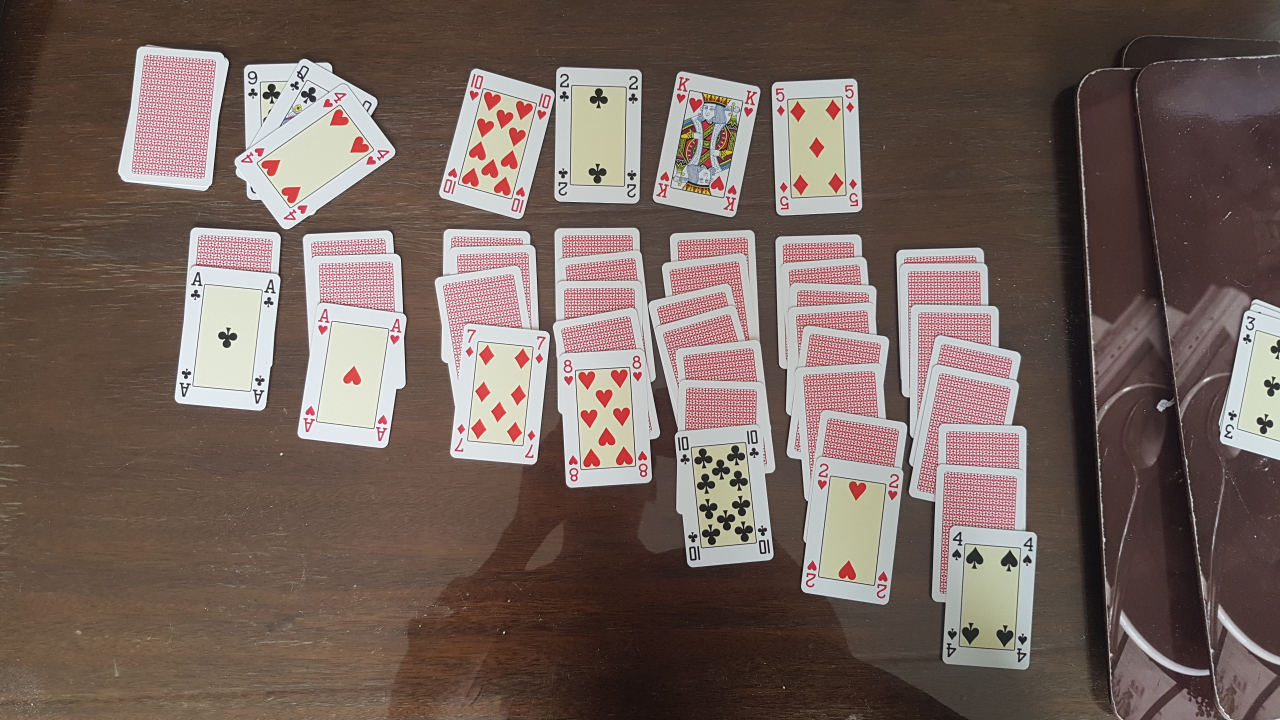
#> input picture ml_solitaire/solitaire.jpg, 2560 x 1440 px (shown at 1/2 size)
$ python -i transform720.py   (imports and definitions only)
#> lines starting #> are read from the running program, lines starting #| are printed output that depends on the picture; pictures that were not available may be replaced by others from this repository, and a replacement may not be noted
#Gruppe 15
#Christian Frost s184140
#Mikkel Lindtner s205421
#Nikolai Stein s205469
#Oliver Christensen s176352
#Søren Andersen s182881
#Tobias Kristensen s195458

import cv2
import math

def transform_720(img):
    #dimensions for image
    image720 = img
    height = image720.shape[0]
    width = image720.shape[1]

    #yellow square image
    yellow_square_path = 'ml_solitaire/yellow_square.png'
    yellow_square = cv2.imread(yellow_square_path)
    bg_height = yellow_square.shape[0]
    bg_width = yellow_square.shape[1]

    #gør input 720 bredde eller højde
    if((height < 720) and (width < 720)):
        scaledimg = image720

    elif(height==width):
        dimensioner = (720, 720)
        scaledimg = cv2.resize(image720, dimensioner, interpolation = cv2.INTER_AREA)

    #højt
    elif(height > width):
        scale = 720/height
        dimensioner = (math.floor(width*scale), 720)
        scaledimg = cv2.resize(image720, dimensioner, interpolation = cv2.INTER_AREA)

    #bredt
    elif(height < width):
        scale = 720/width
        dimensioner = (720, math.floor(height*scale))
        scaledimg = cv2.resize(image720, dimensioner, interpolation = cv2.INTER_AREA)


    img = scaledimg
    s_height, s_width, lort = scaledimg.shape

    yoff = round((bg_height-s_height)/2)
    xoff = round((bg_width-s_width)/2)

    result = yellow_square.copy()
    result[yoff:yoff+s_height, xoff:xoff+s_width] = scaledimg
    return cv2.cvtColor(result, cv2.COLOR_BGR2RGB)

>>> import cv2
>>> picture = cv2.imread('solitaire.jpg', cv2.IMREAD_GRAYSCALE)
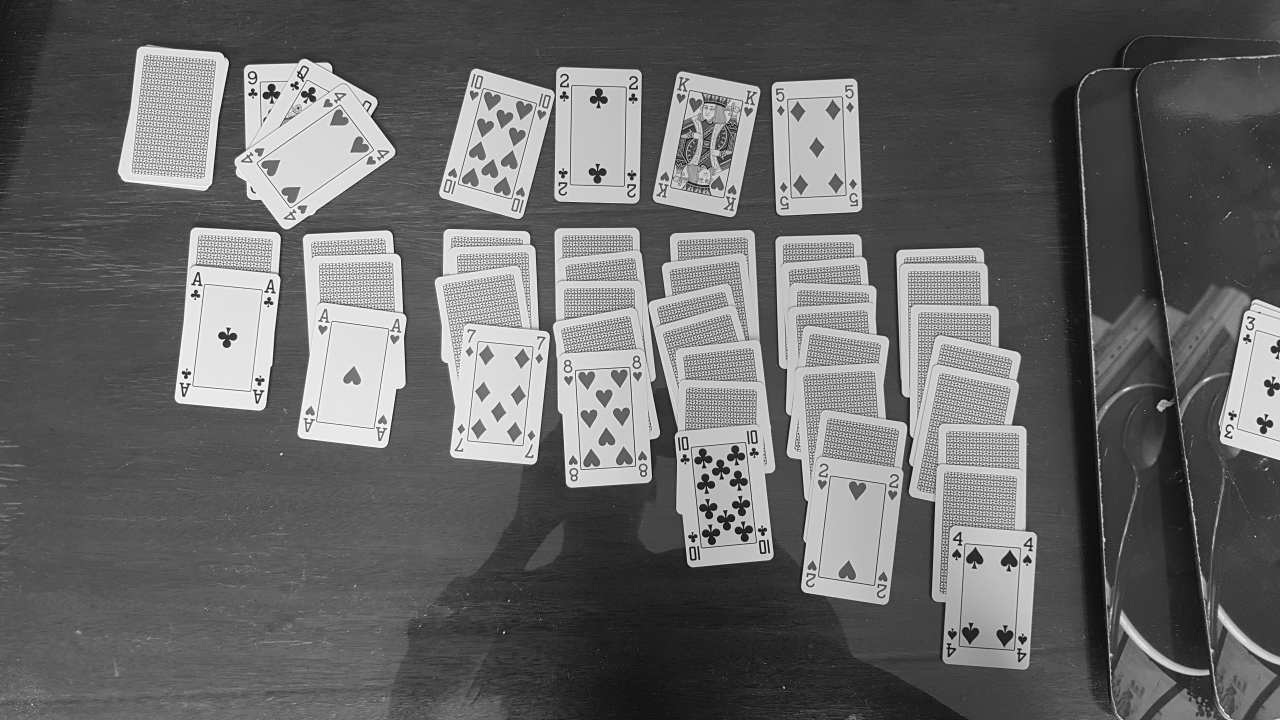
#> picture: shape (1440, 2560) (shown at 1/2 size); min 0, max 255, mean 104.1
>>> result = transform_720(picture)
#> in transform_720, yellow_square is the input picture: shape (1440, 2560, 3); mean B, G, R 92.9, 99.8, 116.8
#> in transform_720, `scaledimg = cv2.resize(image720, dimensioner, interpolation = cv2.INTE..`:
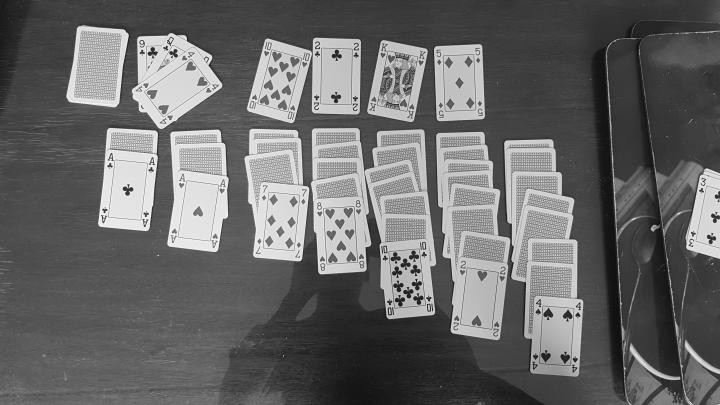
#> scaledimg: shape (405, 720); min 13, max 248, mean 104.1
#> (the run stopped early here; a loop or call above may not have finished)

$ run again, on ml_solitaire/solitaire_ex13_1.jpg
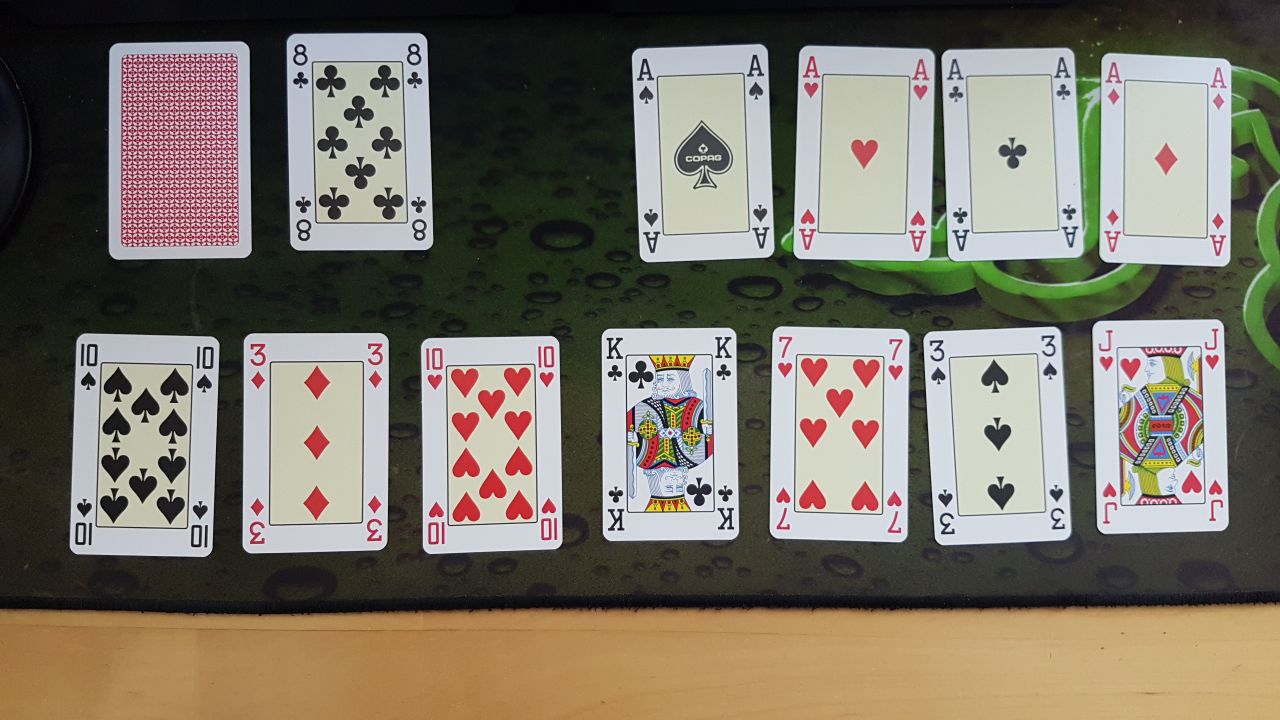
#> input picture ml_solitaire/solitaire_ex13_1.jpg, 2560 x 1440 px (shown at 1/2 size)
#> `picture = cv2.imread('solitaire.jpg', cv2.IMREAD_GRAYSCALE)`:
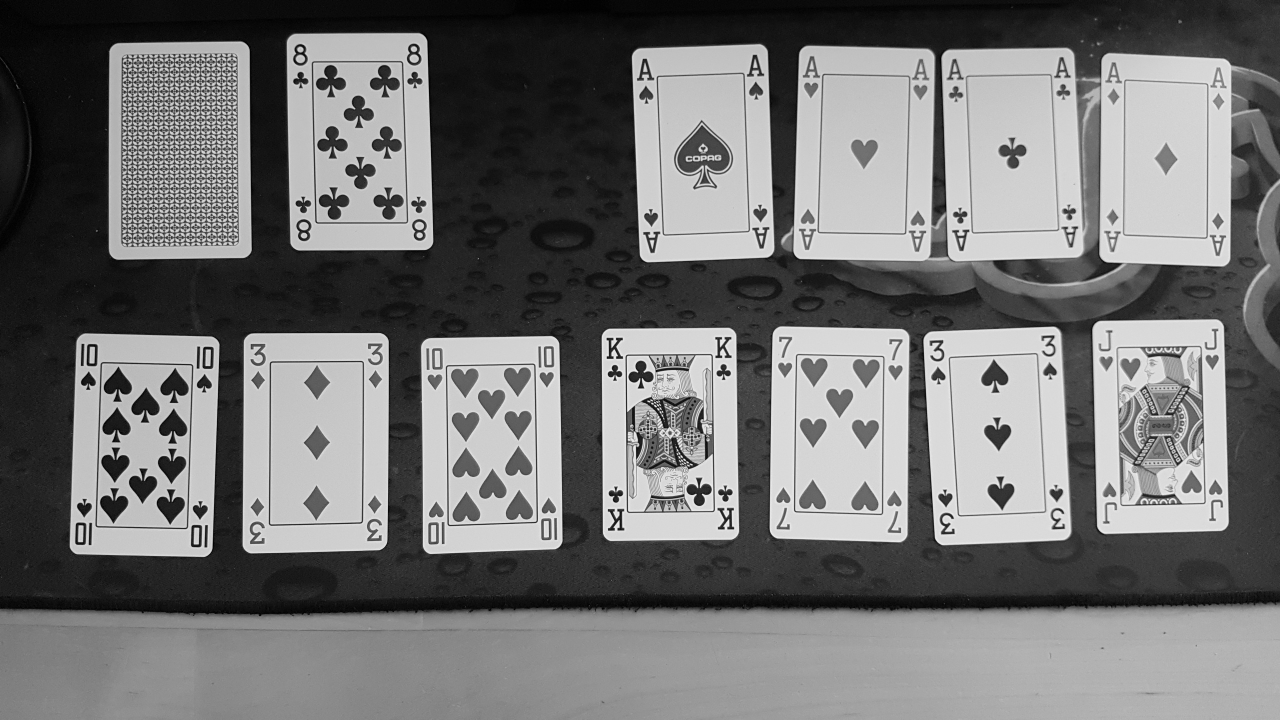
#> picture: shape (1440, 2560) (shown at 1/2 size); min 0, max 253, mean 115.8
#> in transform_720, yellow_square is the input picture: shape (1440, 2560, 3); mean B, G, R 103, 115.2, 121.8
#> in transform_720, `scaledimg = cv2.resize(image720, dimensioner, interpolation = cv2.INTE..`:
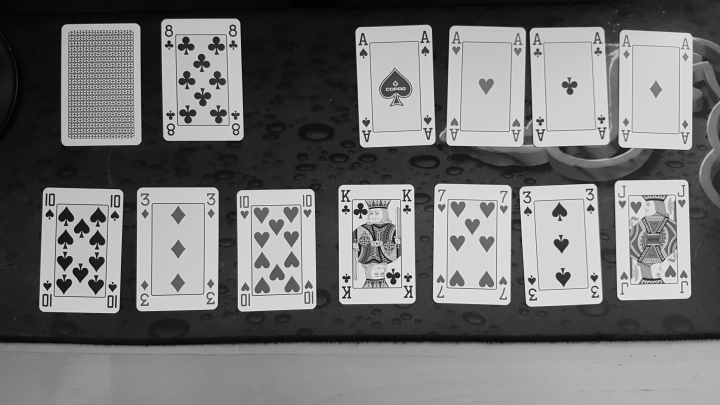
#> scaledimg: shape (405, 720); min 1, max 234, mean 115.8
